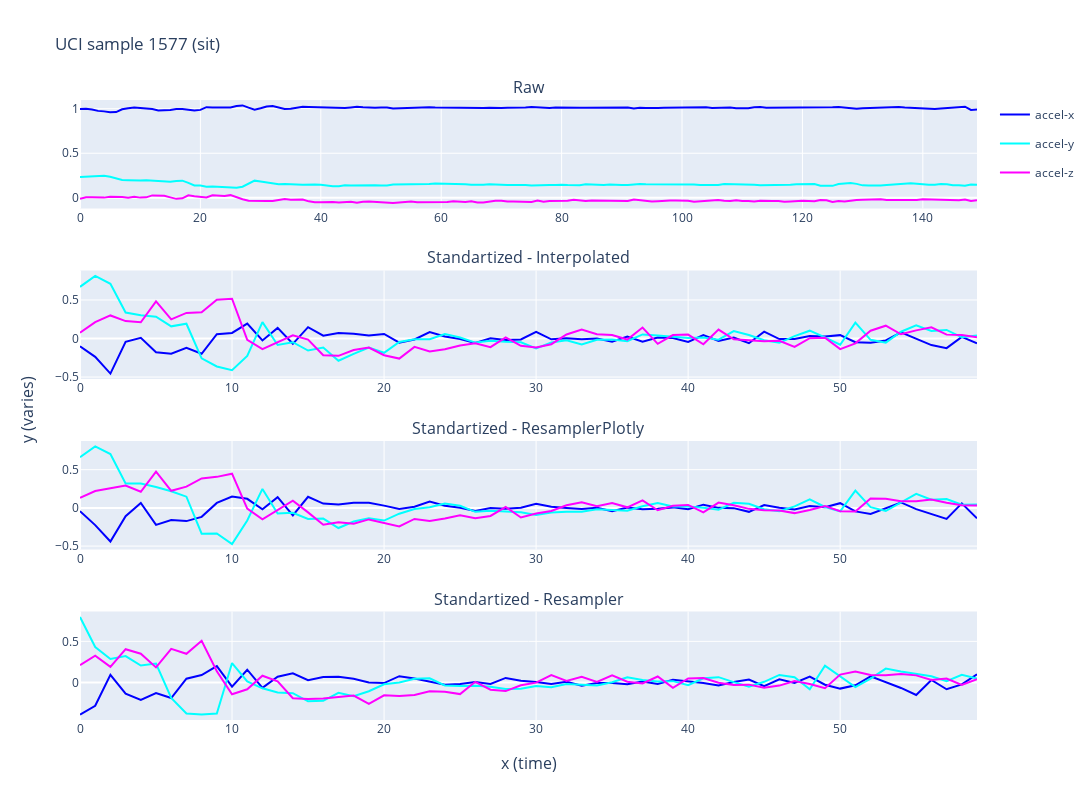
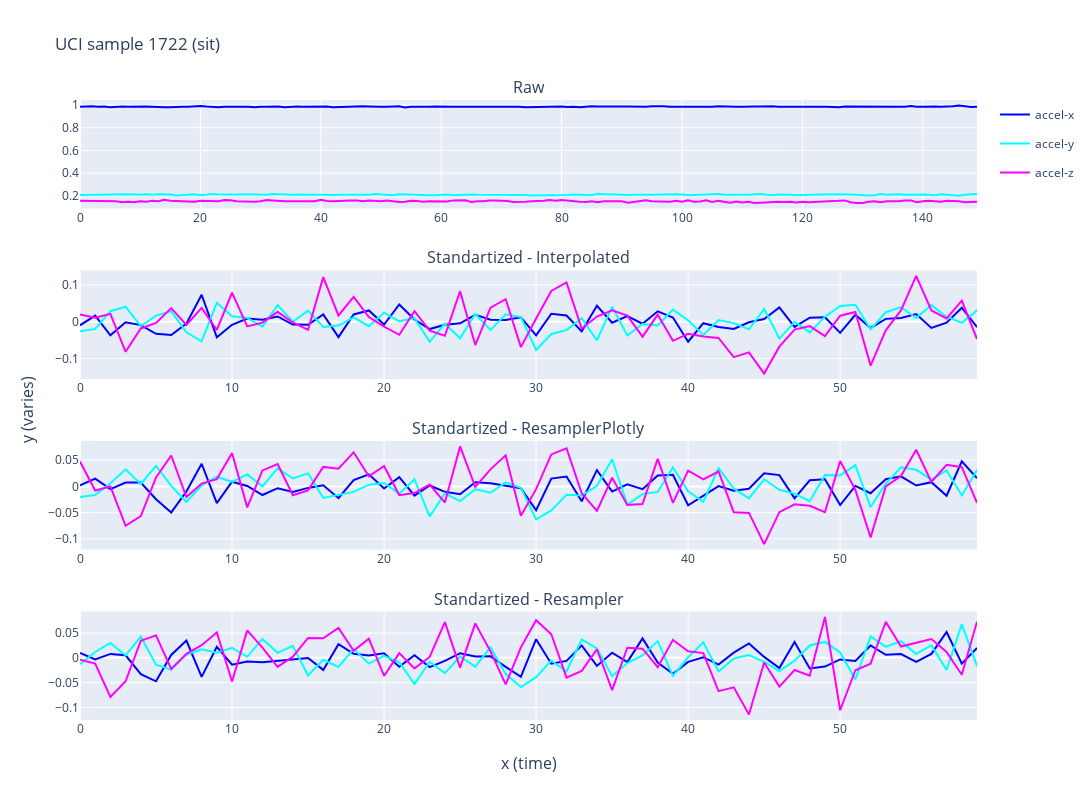
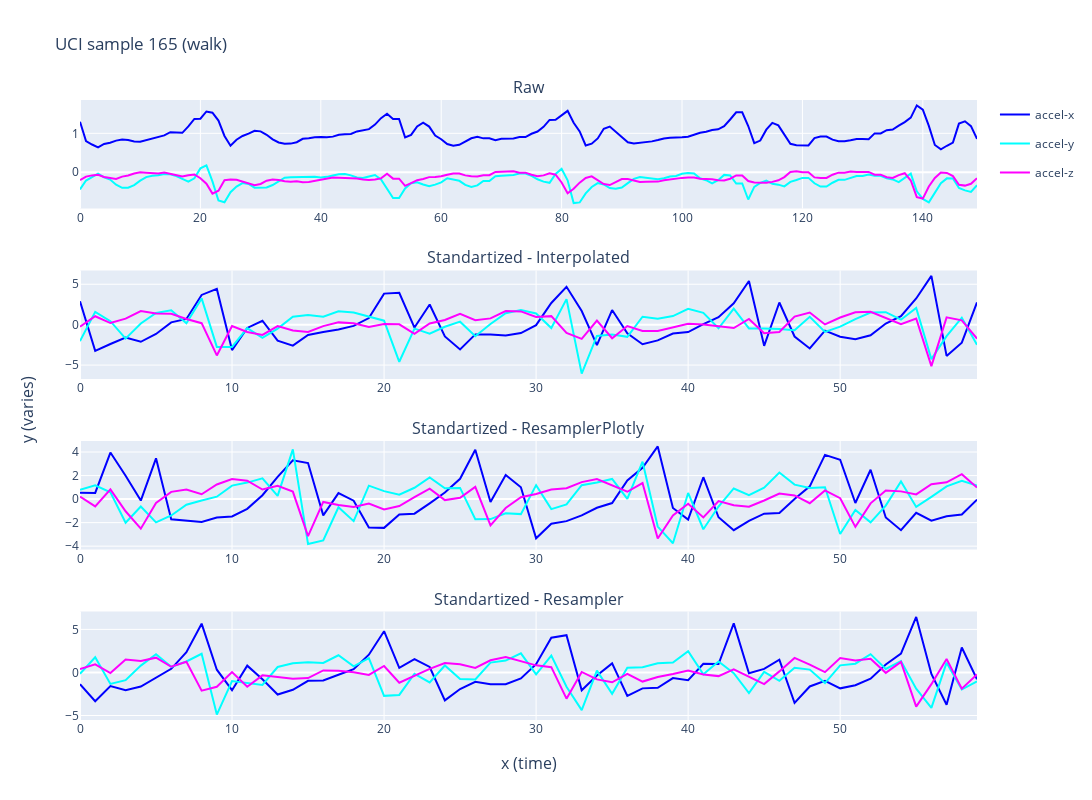
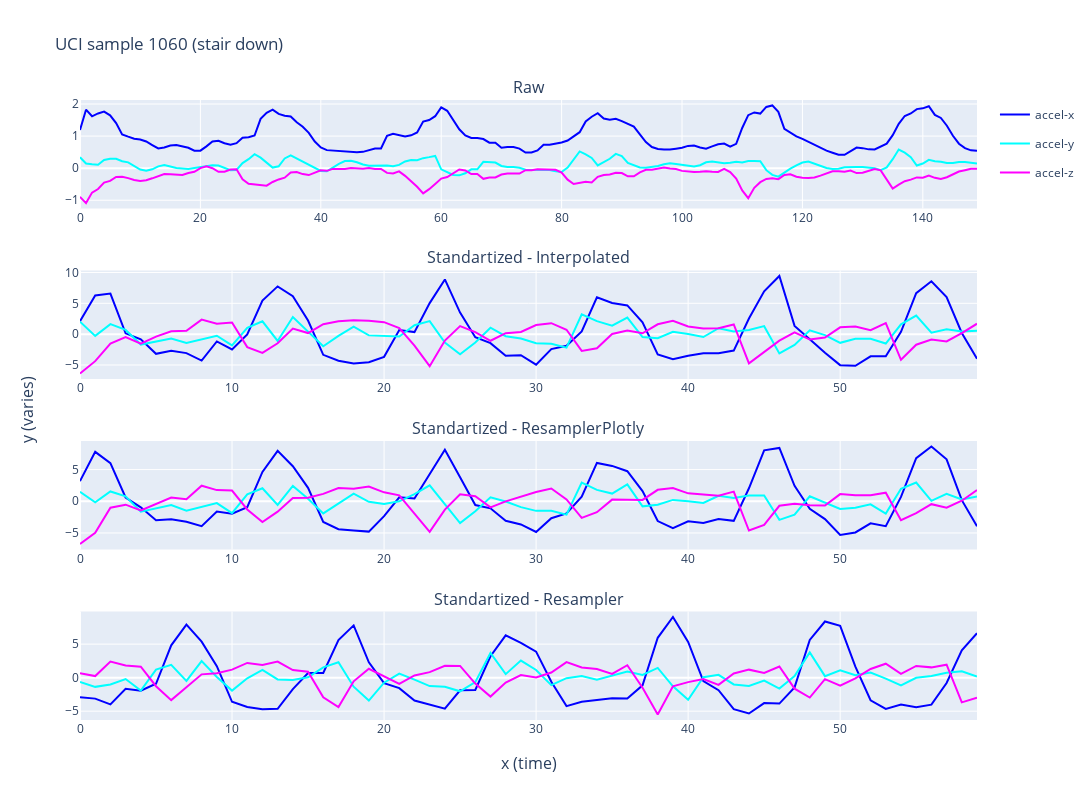

Notebook source saved alongside these figures, in order:
### Code cell
selected_samples = random.sample(range(len(train_raw)), 5)
selected_samples = [1577, 1722, 165, 1060, 456, 172]

for i in selected_samples:
    label = standartized_codes[train_raw[i][1]]

    fig = generate_plots(
        train_raw,
        train_processed_3,
        train_processed,
        train_processed_2,
        sample_no=i,
        windows=["accel-x", "accel-y", "accel-z"],
        height=800,
        width=1200,
        names=["Raw", "Standartized - Interpolated", "Standartized - ResamplerPlotly", "Standartized - Resampler"],
        vertical_spacing=0.1,
        title=f"UCI sample {i} ({label})",
        x_title="x (time)",
        y_title="y (varies)",
    )
    fig.show()
